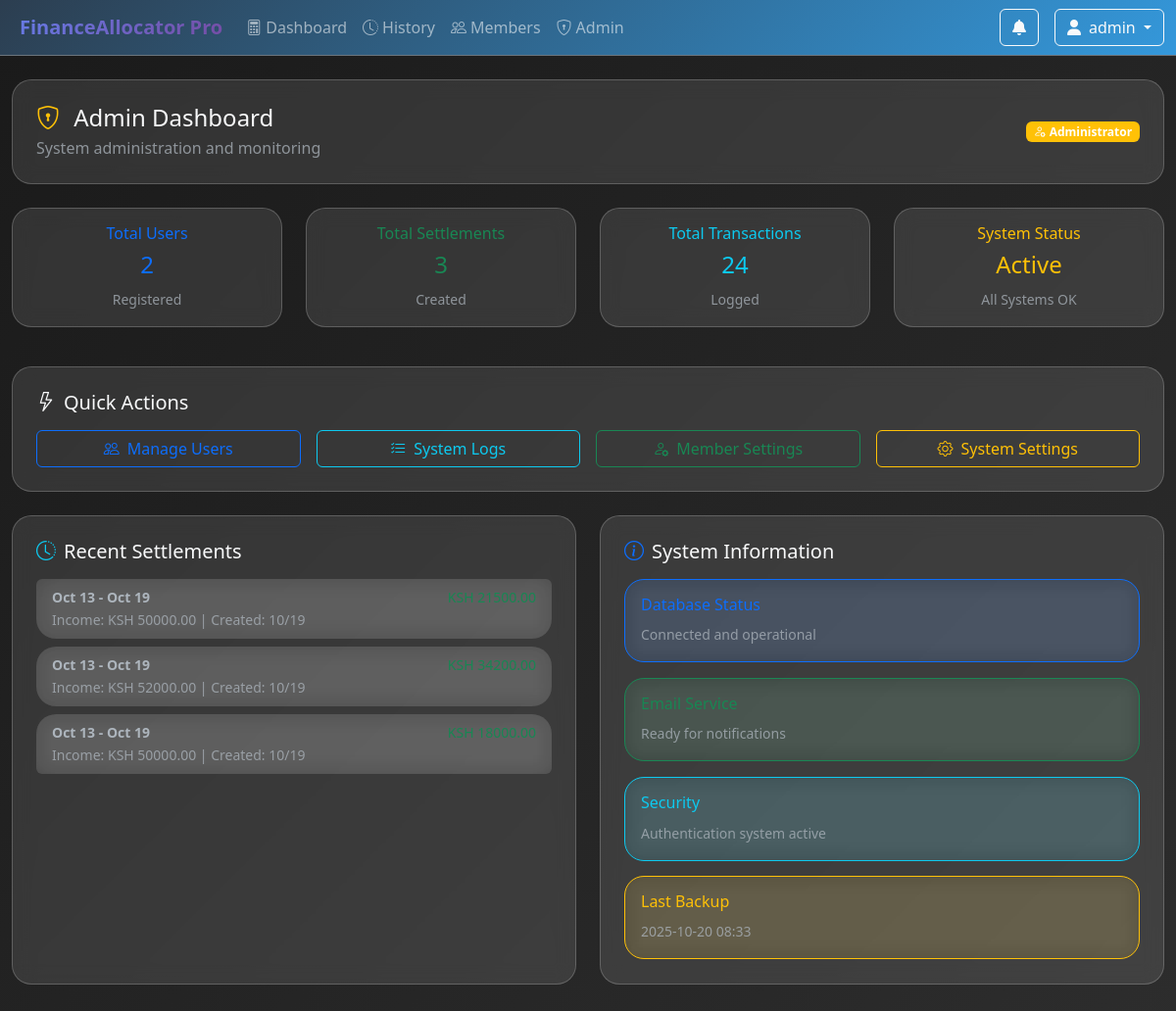
The page /admin/dashboard (signed in) on the database as committed earlier.
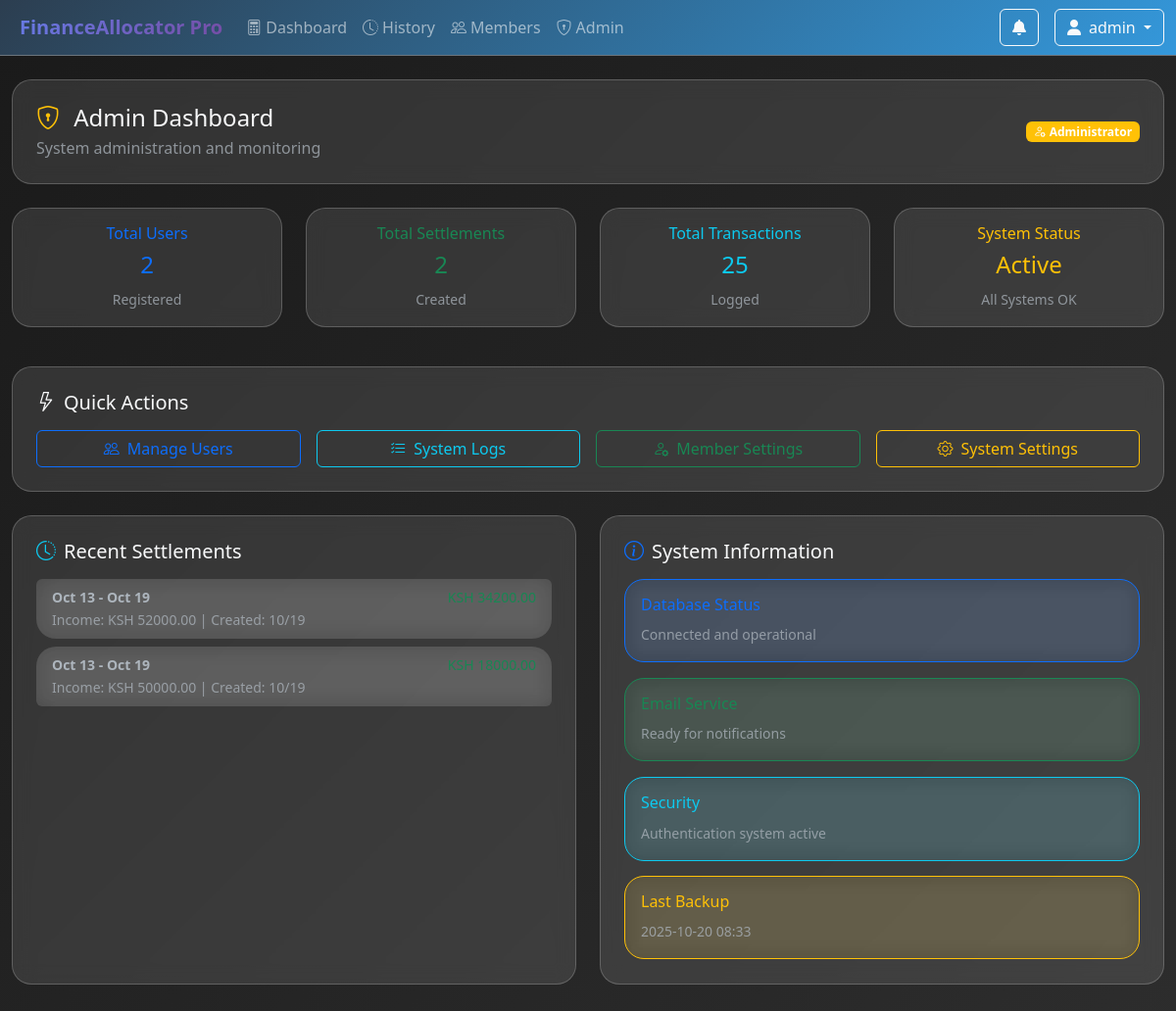
The same page on the database as committed later.
### app/models.py (models this page shows)
class Settlement(db.Model):
    id = db.Column(db.Integer, primary_key=True)
    week_start = db.Column(db.Date, nullable=False)
    week_end = db.Column(db.Date, nullable=False)
    created_at = db.Column(db.DateTime, default=datetime.utcnow)
    created_by = db.Column(db.Integer, db.ForeignKey('user.id'))
    total_income = db.Column(db.Numeric(14,2), nullable=False)
    total_expenses = db.Column(db.Numeric(14,2), nullable=False)
    salary_deduction = db.Column(db.Numeric(14,2), nullable=False)
    debt_deduction = db.Column(db.Numeric(14,2), nullable=False)
    rent_deduction = db.Column(db.Numeric(14,2), nullable=True)
    milk_deduction = db.Column(db.Numeric(14,2), nullable=True)
    total_advances = db.Column(db.Numeric(14,2), nullable=False)
    net_distributable = db.Column(db.Numeric(14,2), nullable=False)
    felix_substitute = db.Column(db.Boolean, default=False)
    is_completed = db.Column(db.Boolean, default=False)
    completed_at = db.Column(db.DateTime, nullable=True)
    completed_by = db.Column(db.Integer, db.ForeignKey('user.id'), nullable=True)
    settlement_items = db.relationship('SettlementItem', backref='settlement', lazy=True, cascade='all, delete-orphan')

### app/admin_routes.py (the view)
@admin_bp.route('/dashboard')
@admin_required
def dashboard():
    try:
        stats = {
            'total_users': User.query.count(),
            'total_settlements': Settlement.query.count(),
            'total_transactions': Transaction.query.count(),
            'total_members': Member.query.count(),
            'recent_settlements': Settlement.query.order_by(Settlement.created_at.desc()).limit(5).all()
        }
        debt = Debt.query.first()
        if not debt:
            debt = Debt(total_debt=0, remaining_debt=0)
            db.session.add(debt)
            db.session.commit()
        recent_transactions = Transaction.query.order_by(Transaction.created_at.desc()).limit(10).all()
        return render_template('admin/dashboard.html',
                             stats=stats,
                             debt=debt,
                             recent_transactions=recent_transactions)
    except Exception as e:
        flash(f'Error loading dashboard: {str(e)}', 'error')
        return redirect(url_for('main.index'))

### app/__init__.py (called while the page is built)
def create_app(config_class=Config):
    app = Flask(__name__)
    app.config.from_object(config_class)
    db.init_app(app)
    migrate.init_app(app, db)
    login_manager.init_app(app)
    mail.init_app(app)
    @app.context_processor
    def utility_processor():
        return {
            'now': datetime.utcnow,
            'current_year': datetime.utcnow().year
        }
    from app.auth import auth_bp
    from app.routes import main_bp
    from app.admin_routes import admin_bp
    app.register_blueprint(auth_bp)
    app.register_blueprint(main_bp)
    app.register_blueprint(admin_bp, url_prefix='/admin')
    from app.cli import init_app
    init_app(app)
    return app

### app/admin_routes.py (called while the page is built)
def admin_required(f):
    @wraps(f)
    @login_required
    def decorated_function(*args, **kwargs):
        if current_user.role != 'admin':
            flash('Admin access required', 'error')
            return redirect(url_for('main.index'))
        return f(*args, **kwargs)
    return decorated_function

### app/models.py (called while the page is built)
@login_manager.user_loader
def load_user(user_id):
    return User.query.get(int(user_id))

### app/templates/admin/dashboard.html (shortened to what the changed rows need)
{% extends "base.html" %}
{% block content %}
<div class="row mb-4">
    <div class="col-md-3 col-6 mb-3">
        <div class="glass-card p-3 text-center">
            <h6 class="text-success">Total Settlements</h6>
            <h4 class="text-success">{{ stats.total_settlements }}</h4>
            <small class="text-muted">Created</small>
        </div>
    </div>
    <div class="col-md-3 col-6 mb-3">
        <div class="glass-card p-3 text-center">
            <h6 class="text-info">Total Transactions</h6>
            <h4 class="text-info">{{ stats.total_transactions }}</h4>
            <small class="text-muted">Logged</small>
        </div>
    </div>
</div>
<div class="row">
    <div class="col-md-6 mb-4">
        <div class="glass-card p-4 h-100">
            {% if stats.recent_settlements %}
            <div class="list-group">
                {% for settlement in stats.recent_settlements %}
                <a href="{{ url_for('main.settlement_detail', settlement_id=settlement.id) }}" class="list-group-item list-group-item-action glass-card border-0 mb-2">
                    <div class="d-flex justify-content-between">
                        <small class="fw-bold">{{ settlement.week_start.strftime('%b %d') }} - {{ settlement.week_end.strftime('%b %d') }}</small>
                        <small class="text-success">KSH {{ "%.2f"|format(settlement.net_distributable) }}</small>
                    </div>
                    <small class="text-muted">
                        Income: KSH {{ "%.2f"|format(settlement.total_income) }} |
                        Created: {{ settlement.created_at.strftime('%m/%d') }}
                    </small>
                </a>
                {% endfor %}
            </div>
            {% else %}
            <div class="text-center py-3 text-muted">
                <i class="bi bi-inbox display-6"></i>
                <p class="mt-2">No settlements found</p>
            </div>
            {% endif %}
        </div>
    </div>
</div>
{% endblock %}

Rows that differ between the two databases and show on the page:
removed Settlement: week_start "Oct 13", week_end "Oct 19", total_income "50000.00", created_at "10/19"
Other text that changed with them:
{{ stats.total_settlements }}: "3" → "2"
{{ stats.total_transactions }}: "24" → "25"
